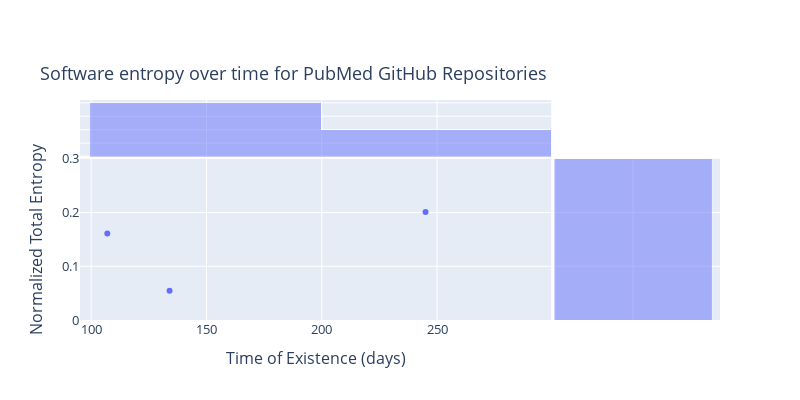

Notebook cell for this chart:
### Code cell
fig = px.scatter(
    df,
    x="Time of Existence (days)",
    y="Normalized Total Entropy",
    hover_data=["Repository URL"],
    width=800,
    height=400,
    title="Software entropy over time for PubMed GitHub Repositories",
    marginal_x="histogram",
    marginal_y="histogram",
)

fig.update_layout(
    font=dict(size=13), title={"yref": "container", "y": 0.8, "yanchor": "bottom"}
)
fig.write_image("software-information-entropy.png")
fig.show()

### Figure 1 — Plotly figure (JSON) as saved in the notebook; plotly's stock layout.template omitted (floating-point values rounded to 4 significant figures)
{"data": [{"customdata": [["https://github.com/jtchavisIII/CU-MSDSp"], ["https://github.com/SunXQlab/EnDecon"], ["https://github.com/ollisa/BELMM"]], "hovertemplate": "Time of Existence (days)=%{x}<br>Normalized Total Entropy=%{y}<br>Repository URL=%{customdata[0]}<extra></extra>", "legendgroup": "", "marker": {"color": "#636efa", "symbol": "circle"}, "mode": "markers", "name": "", "orientation": "v", "showlegend": false, "type": "scatter", "x": [245, 107, 134], "xaxis": "x", "y": [0.2012, 0.161, 0.05426], "yaxis": "y"}, {"alignmentgroup": "True", "bingroup": "x", "hovertemplate": "Time of Existence (days)=%{x}<br>count=%{y}<extra></extra>", "legendgroup": "", "marker": {"color": "#636efa"}, "name": "", "offsetgroup": "", "opacity": 0.5, "showlegend": false, "type": "histogram", "x": [245, 107, 134], "xaxis": "x3", "yaxis": "y3"}, {"alignmentgroup": "True", "bingroup": "y", "hovertemplate": "Normalized Total Entropy=%{y}<br>count=%{x}<extra></extra>", "legendgroup": "", "marker": {"color": "#636efa"}, "name": "", "offsetgroup": "", "opacity": 0.5, "showlegend": false, "type": "histogram", "xaxis": "x2", "y": [0.2012, 0.161, 0.05426], "yaxis": "y2"}], "layout": {"barmode": "overlay", "font": {"size": 13}, "height": 400, "legend": {"tracegroupgap": 0}, "title": {"text": "Software entropy over time for PubMed GitHub Repositories", "y": 0.8, "yanchor": "bottom", "yref": "container"}, "width": 800, "xaxis": {"anchor": "y", "autorange": true, "domain": [0, 0.7363], "range": [95.16, 299.5], "title": {"text": "Time of Existence (days)"}, "type": "linear"}, "xaxis2": {"anchor": "y2", "autorange": true, "domain": [0.7413, 1], "matches": "x2", "range": [0, 1.053], "showgrid": true, "showline": false, "showticklabels": false, "ticks": ""}, "xaxis3": {"anchor": "y3", "autorange": true, "domain": [0, 0.7363], "matches": "x", "range": [95.16, 299.5], "showgrid": true, "showticklabels": false, "type": "linear"}, "xaxis4": {"anchor": "y4", "domain": [0.7413, 1], "matches": "x2", "showgrid": true, "showline": false, "showticklabels": false, "ticks": ""}, "yaxis": {"anchor": "x", "autorange": true, "domain": [0, 0.7326], "range": [1.388e-17, 0.3], "title": {"text": "Normalized Total Entropy"}, "type": "linear"}, "yaxis2": {"anchor": "x2", "autorange": true, "domain": [0, 0.7326], "matches": "y", "range": [1.388e-17, 0.3], "showgrid": true, "showticklabels": false, "type": "linear"}, "yaxis3": {"anchor": "x3", "autorange": true, "domain": [0.7426, 1], "matches": "y3", "range": [0, 2.105], "showgrid": true, "showline": false, "showticklabels": false, "ticks": ""}, "yaxis4": {"anchor": "x4", "domain": [0.7426, 1], "matches": "y3", "showgrid": true, "showline": false, "showticklabels": false, "ticks": ""}}}
